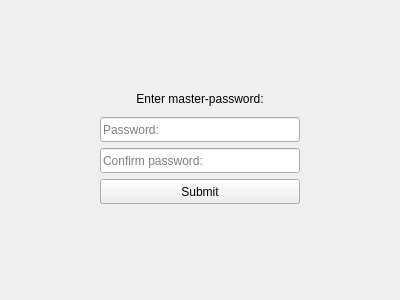
<?xml version="1.0" encoding="UTF-8"?>
<ui version="4.0">
 <class>SetupView</class>
 <widget class="QWidget" name="SetupView">
  <property name="geometry">
   <rect>
    <x>0</x>
    <y>0</y>
    <width>400</width>
    <height>300</height>
   </rect>
  </property>
  <property name="windowTitle">
   <string>Form</string>
  </property>
  <layout class="QGridLayout" name="gridLayout">
   <item row="0" column="1">
    <spacer name="verticalSpacer_2">
     <property name="orientation">
      <enum>Qt::Orientation::Vertical</enum>
     </property>
     <property name="sizeHint" stdset="0">
      <size>
       <width>20</width>
       <height>61</height>
      </size>
     </property>
    </spacer>
   </item>
   <item row="1" column="0">
    <spacer name="horizontalSpacer_7">
     <property name="orientation">
      <enum>Qt::Orientation::Horizontal</enum>
     </property>
     <property name="sizeHint" stdset="0">
      <size>
       <width>82</width>
       <height>20</height>
      </size>
     </property>
    </spacer>
   </item>
   <item row="1" column="1">
    <widget class="QLabel" name="label">
     <property name="minimumSize">
      <size>
       <width>200</width>
       <height>25</height>
      </size>
     </property>
     <property name="text">
      <string>Enter master-password:</string>
     </property>
     <property name="alignment">
      <set>Qt::AlignmentFlag::AlignCenter</set>
     </property>
    </widget>
   </item>
   <item row="1" column="2">
    <spacer name="horizontalSpacer_8">
     <property name="orientation">
      <enum>Qt::Orientation::Horizontal</enum>
     </property>
     <property name="sizeHint" stdset="0">
      <size>
       <width>82</width>
       <height>20</height>
      </size>
     </property>
    </spacer>
   </item>
   <item row="2" column="0">
    <spacer name="horizontalSpacer">
     <property name="orientation">
      <enum>Qt::Orientation::Horizontal</enum>
     </property>
     <property name="sizeHint" stdset="0">
      <size>
       <width>82</width>
       <height>20</height>
      </size>
     </property>
    </spacer>
   </item>
   <item row="2" column="1">
    <widget class="QLineEdit" name="passwordLineEdit">
     <property name="minimumSize">
      <size>
       <width>200</width>
       <height>25</height>
      </size>
     </property>
     <property name="placeholderText">
      <string>Password:</string>
     </property>
    </widget>
   </item>
   <item row="2" column="2">
    <spacer name="horizontalSpacer_3">
     <property name="orientation">
      <enum>Qt::Orientation::Horizontal</enum>
     </property>
     <property name="sizeHint" stdset="0">
      <size>
       <width>82</width>
       <height>20</height>
      </size>
     </property>
    </spacer>
   </item>
   <item row="3" column="0">
    <spacer name="horizontalSpacer_2">
     <property name="orientation">
      <enum>Qt::Orientation::Horizontal</enum>
     </property>
     <property name="sizeHint" stdset="0">
      <size>
       <width>82</width>
       <height>20</height>
      </size>
     </property>
    </spacer>
   </item>
   <item row="3" column="1">
    <widget class="QLineEdit" name="confirmPasswordLineEdit">
     <property name="minimumSize">
      <size>
       <width>200</width>
       <height>25</height>
      </size>
     </property>
     <property name="placeholderText">
      <string>Confirm password:</string>
     </property>
    </widget>
   </item>
   <item row="3" column="2">
    <spacer name="horizontalSpacer_4">
     <property name="orientation">
      <enum>Qt::Orientation::Horizontal</enum>
     </property>
     <property name="sizeHint" stdset="0">
      <size>
       <width>82</width>
       <height>20</height>
      </size>
     </property>
    </spacer>
   </item>
   <item row="4" column="0">
    <spacer name="horizontalSpacer_5">
     <property name="orientation">
      <enum>Qt::Orientation::Horizontal</enum>
     </property>
     <property name="sizeHint" stdset="0">
      <size>
       <width>82</width>
       <height>20</height>
      </size>
     </property>
    </spacer>
   </item>
   <item row="4" column="1">
    <widget class="QPushButton" name="submitButton">
     <property name="minimumSize">
      <size>
       <width>200</width>
       <height>25</height>
      </size>
     </property>
     <property name="text">
      <string>Submit</string>
     </property>
    </widget>
   </item>
   <item row="4" column="2">
    <spacer name="horizontalSpacer_6">
     <property name="orientation">
      <enum>Qt::Orientation::Horizontal</enum>
     </property>
     <property name="sizeHint" stdset="0">
      <size>
       <width>82</width>
       <height>20</height>
      </size>
     </property>
    </spacer>
   </item>
   <item row="5" column="1">
    <spacer name="verticalSpacer">
     <property name="orientation">
      <enum>Qt::Orientation::Vertical</enum>
     </property>
     <property name="sizeHint" stdset="0">
      <size>
       <width>20</width>
       <height>85</height>
      </size>
     </property>
    </spacer>
   </item>
  </layout>
 </widget>
 <resources/>
 <connections/>
</ui>
